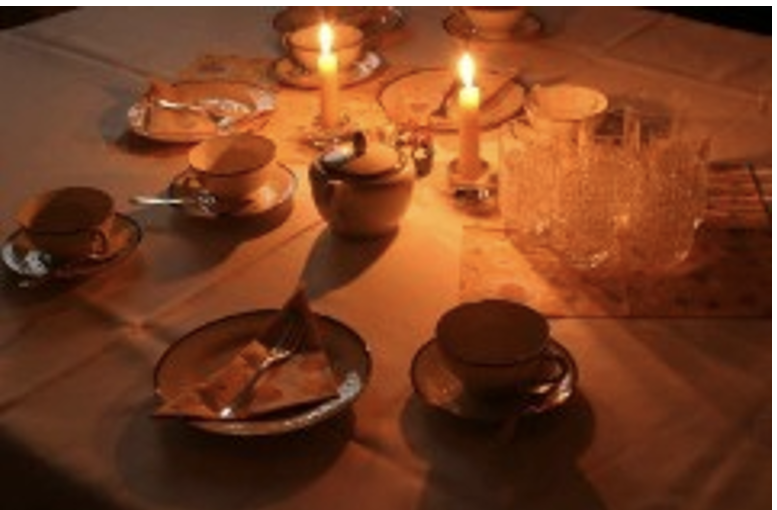
#> input picture Grafkom/Gambar2_Grafkom.png, 777 x 510 px
$ python retinex_ssr.py
#> lines starting #> are read from the running program, lines starting #| are printed output that depends on the picture
#> further down, image is the input picture: shape (510, 777, 3); mean B, G, R 35.3, 64.2, 120.4
import cv2
import numpy as np

def single_scale_retinex(img, sigma):
    img = img.astype(np.float32) + 1.0  # Hindari log(0)
    blurred = cv2.GaussianBlur(img, (0, 0), sigma)
    retinex = np.log10(img) - np.log10(blurred)
    return retinex

def SSR_retinex(img, sigma=30):
    # Pisah channel BGR
#> called with sigma = 30
    b, g, r = cv2.split(img)
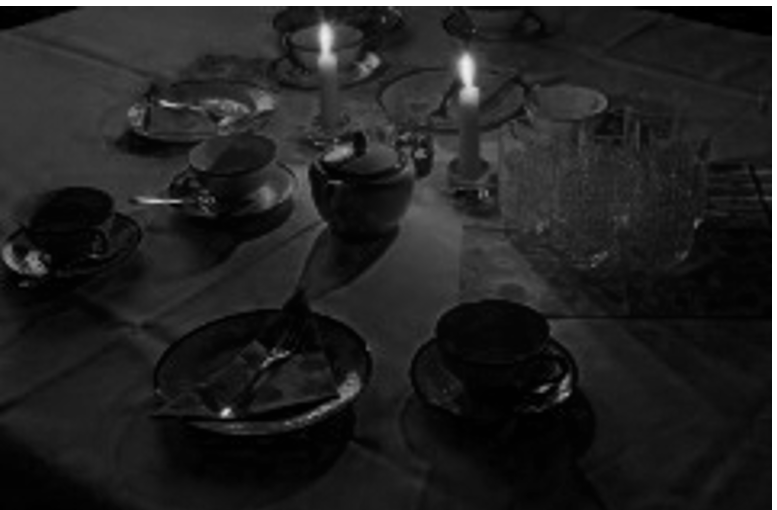
#> b: shape (510, 777); min 0, max 255, mean 35.3
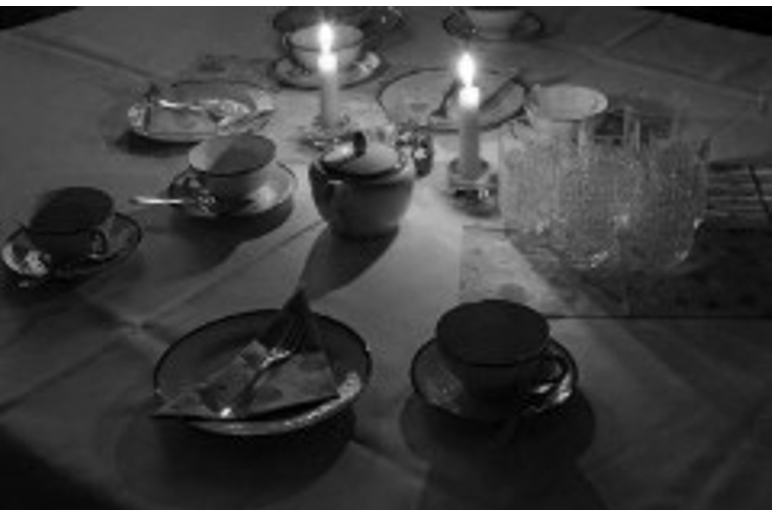
#> g: shape (510, 777); min 0, max 255, mean 64.2
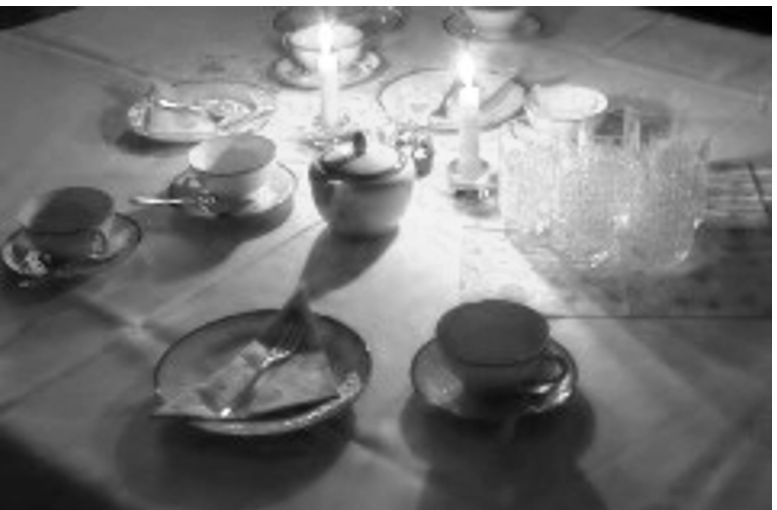
#> r: shape (510, 777); min 0, max 255, mean 120.4
    r_retinex = single_scale_retinex(r, sigma)
#> in single_scale_retinex, `retinex = np.log10(img) - np.log10(blurred)`:
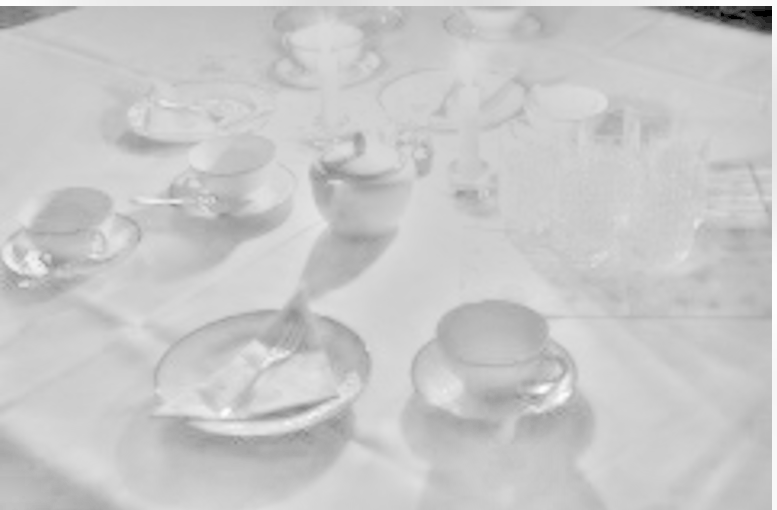
#> retinex: shape (510, 777) float32; min -1.96, max 0.489, mean -0.0298; drawn with min black and max white
    g_retinex = single_scale_retinex(g, sigma)
#> call 2 of single_scale_retinex, with sigma = 30
#> in single_scale_retinex (call 2), `blurred = cv2.GaussianBlur(img, (0, 0), sigma)`:
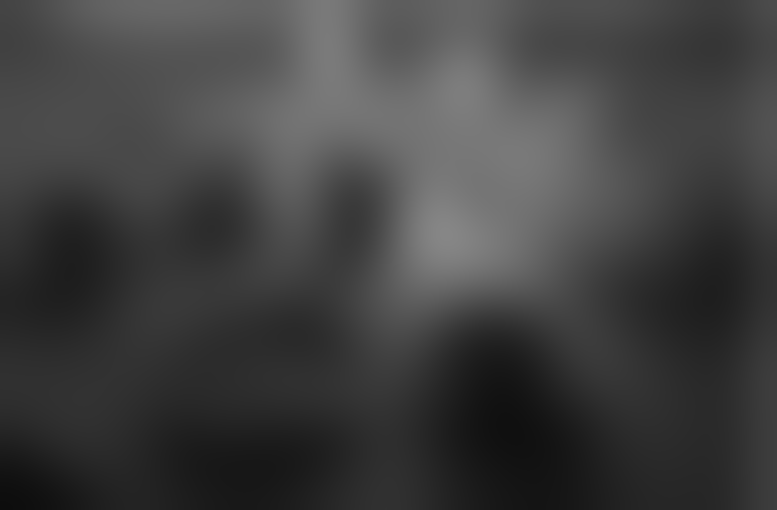
#> blurred: shape (510, 777) float32; min 13.68, max 134.5, mean 64.9
    b_retinex = single_scale_retinex(b, sigma)
#> call 3 of single_scale_retinex, with sigma = 30
#> in single_scale_retinex (call 3), `blurred = cv2.GaussianBlur(img, (0, 0), sigma)`:
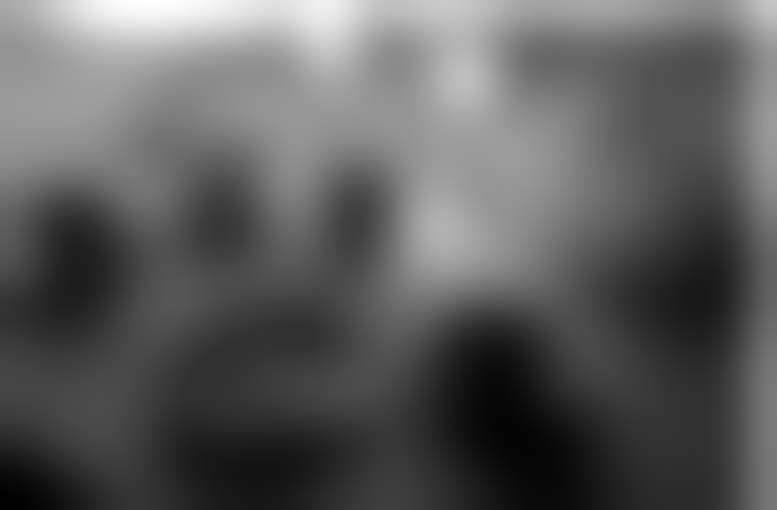
#> blurred: shape (510, 777) float32; min 5.27, max 89.06, mean 35.9; drawn with min black and max white

    # Gabung hasilnya
    retinex = cv2.merge((b_retinex, g_retinex, r_retinex))
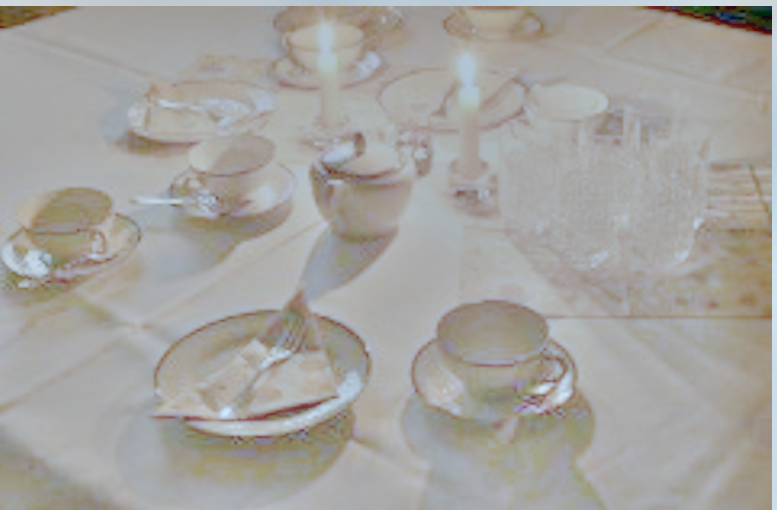
#> retinex: shape (510, 777, 3) float32; mean B, G, R -0.103, -0.0557, -0.0298; drawn with min black and max white

    # Normalisasi agar bisa ditampilkan (0–255)
    retinex = cv2.normalize(retinex, None, 0, 255, cv2.NORM_MINMAX)
    return retinex.astype(np.uint8)

# Baca gambar dari file
image = cv2.imread('Gambar2_Grafkom.png')  # Pastikan nama file benar dan berada di folder yang sama
retinex_corrected = SSR_retinex(image, sigma=30)

# Tampilkan hasil
cv2.imshow('Original', image)
cv2.imshow('Retinex Corrected', retinex_corrected)
cv2.waitKey(0)
cv2.destroyAllWindows()

$ run again, with Grafkom/Gambar1_grafkom.png copied over Grafkom/Gambar2_Grafkom.png
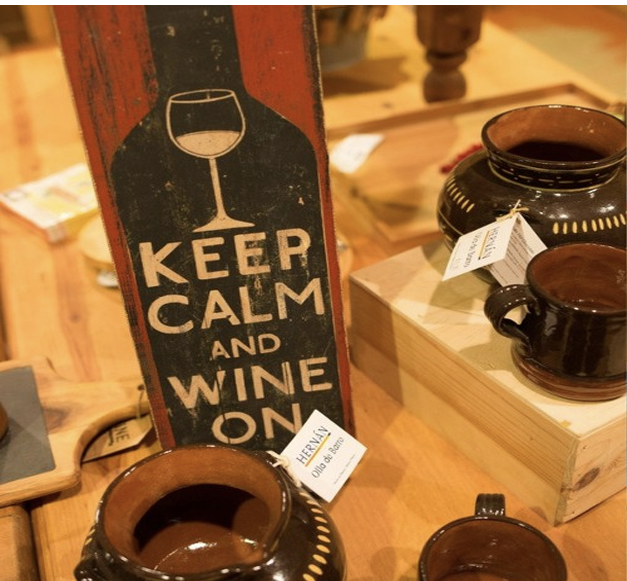
#> input picture Grafkom/Gambar1_grafkom.png, 627 x 581 px
#> image is the input picture: shape (581, 627, 3); mean B, G, R 56.8, 103.7, 151.5
#> in single_scale_retinex (call 3), `blurred = cv2.GaussianBlur(img, (0, 0), sigma)`:
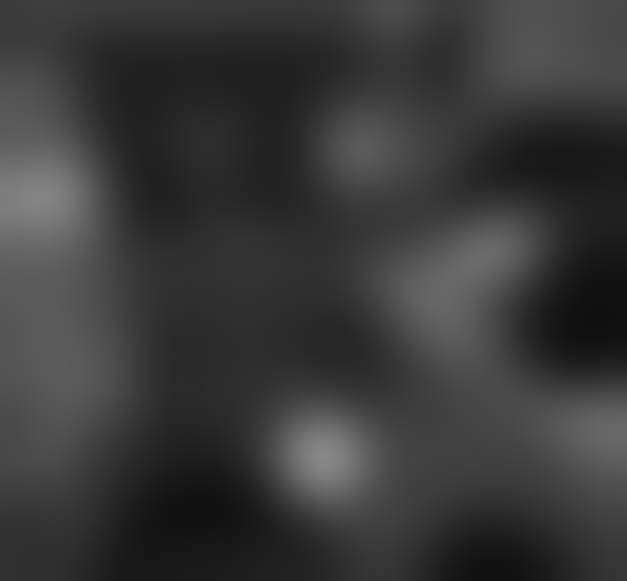
#> blurred: shape (581, 627) float32; min 15.63, max 135.3, mean 57.6
#> in SSR_retinex, `retinex = cv2.merge((b_retinex, g_retinex, r_retinex))`:
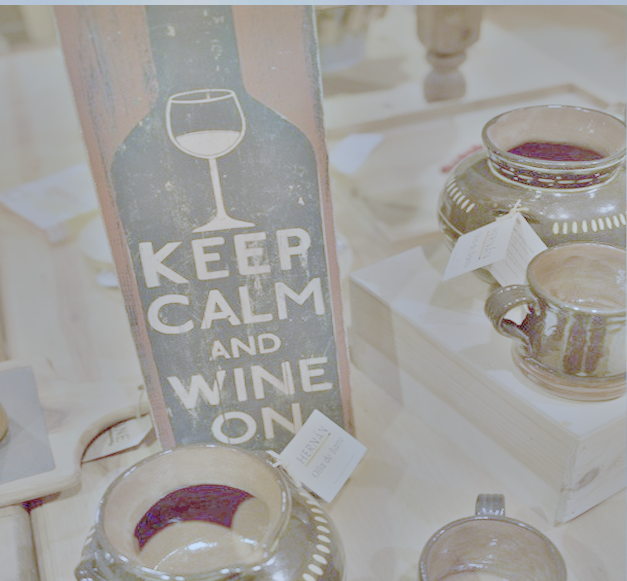
#> retinex: shape (581, 627, 3) float32; mean B, G, R -0.11, -0.0701, -0.0467; drawn with min black and max white

$ run again, with Grafkom/Gambar3_Grafkom.png copied over Grafkom/Gambar2_Grafkom.png
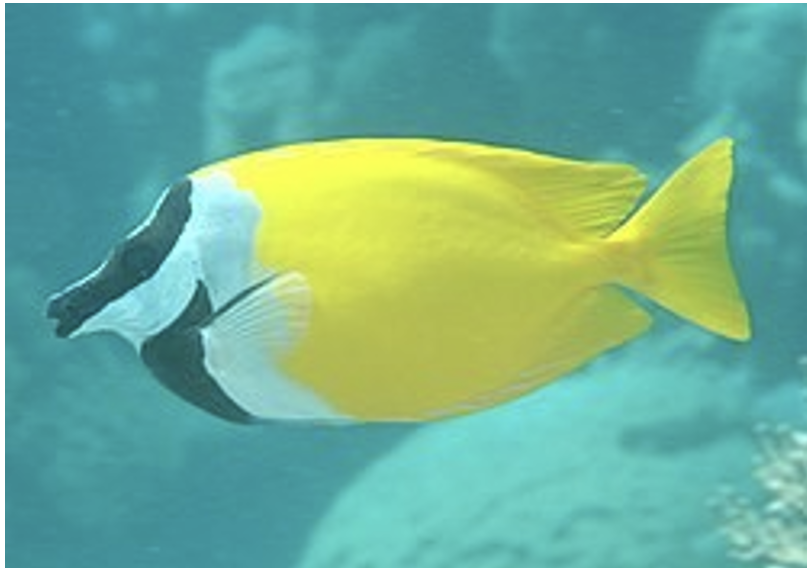
#> input picture Grafkom/Gambar3_Grafkom.png, 807 x 568 px
#> image is the input picture: shape (568, 807, 3); mean B, G, R 147.8, 174.3, 112.7
#> in single_scale_retinex (call 3), `blurred = cv2.GaussianBlur(img, (0, 0), sigma)`:
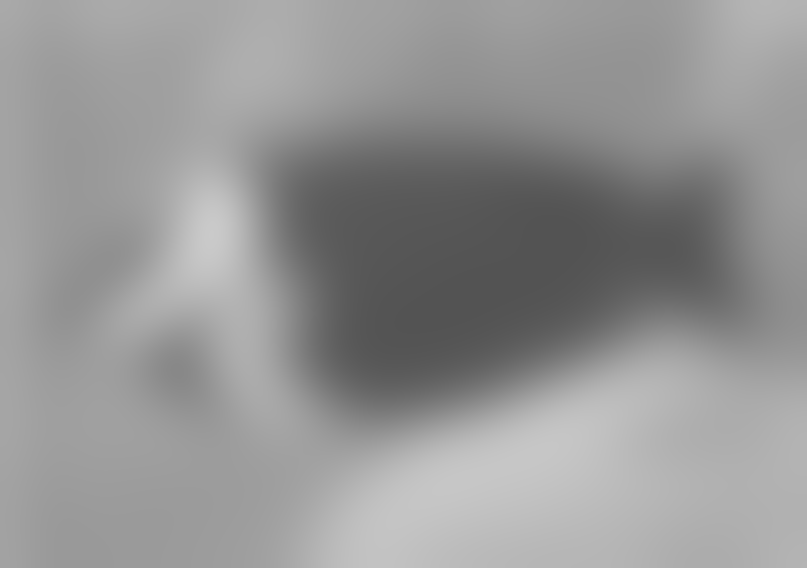
#> blurred: shape (568, 807) float32; min 83.12, max 202.1, mean 148.7
#> in SSR_retinex, `retinex = cv2.merge((b_retinex, g_retinex, r_retinex))`:
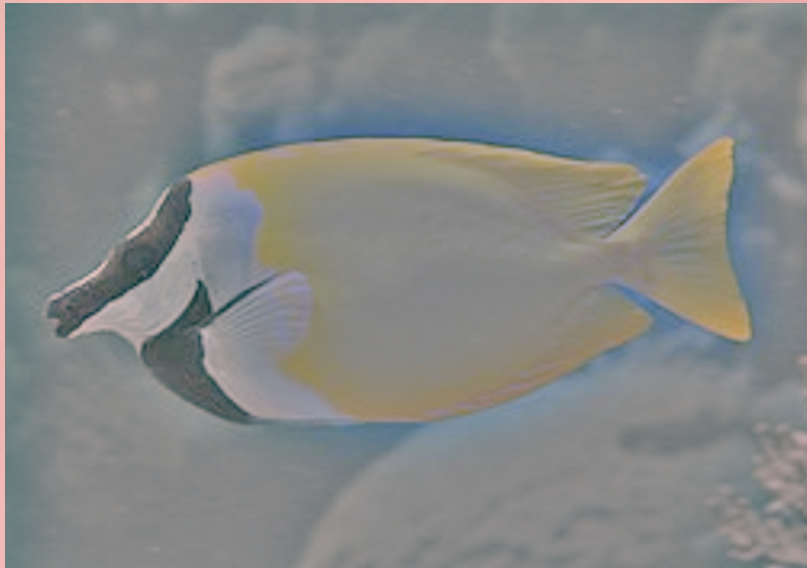
#> retinex: shape (568, 807, 3) float32; mean B, G, R -0.0066, -0.00366, -0.015; drawn with min black and max white
